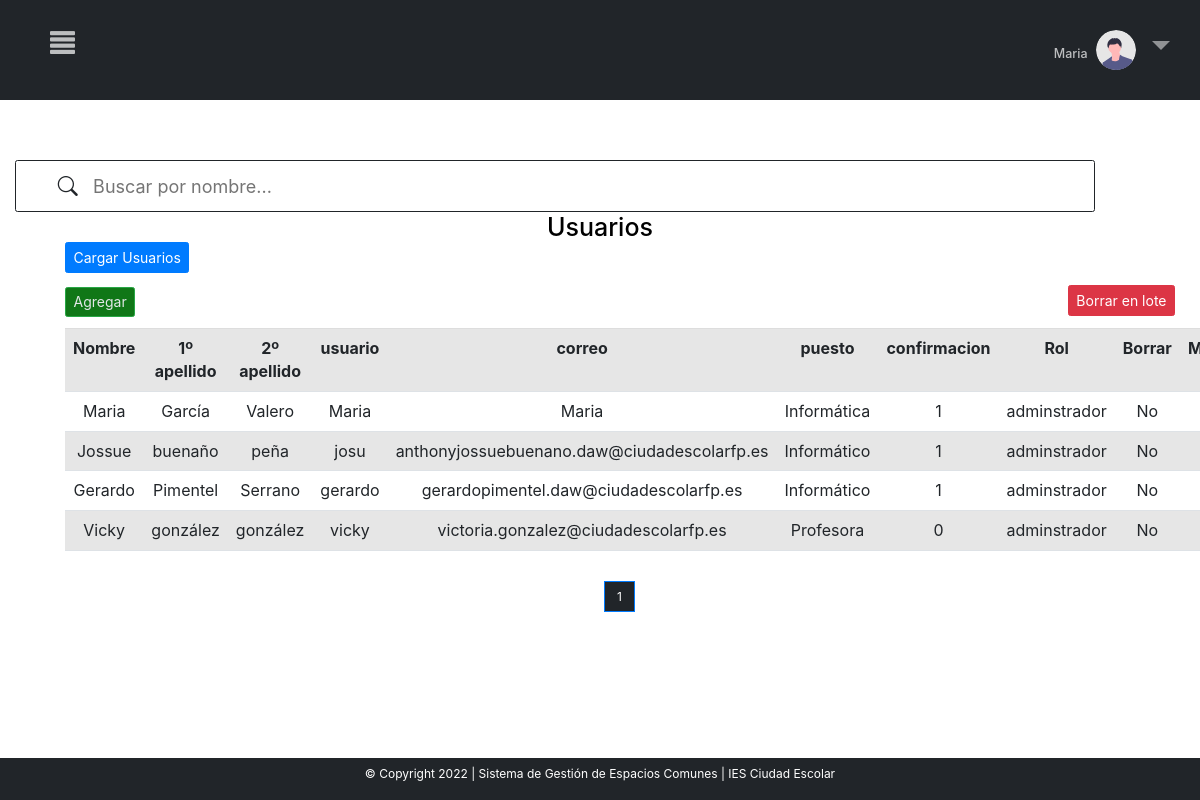
Screenshot of /MVC_proyectofinal/inicio.php?c=crudUsuarios&page=1 (signed in) with the database file from the repository.
### tables this page shows
CREATE TABLE `usuarios` (
  `id` int(11) UNSIGNED NOT NULL,
  `nombre` varchar(150) NOT NULL,
  `correo` varchar(150) NOT NULL,
  `primerApellido` varchar(50) NOT NULL,
  `segundoApellido` varchar(50) NOT NULL,
  `usuario` varchar(50) NOT NULL,
  `puesto` varchar(250) NOT NULL,
  `contra` varchar(150) NOT NULL,
  `confirmacion` tinyint(1) NOT NULL,
  `rol` int(6) UNSIGNED NOT NULL
);

CREATE TABLE `roles` (
  `id` int(6) UNSIGNED NOT NULL,
  `nombre` varchar(30) NOT NULL,
  `crud_roles` tinyint(1) NOT NULL,
  `crud_usuarios` tinyint(1) NOT NULL,
  `crud_aulas` tinyint(1) NOT NULL,
  `crud_reservas` tinyint(1) NOT NULL,
  `crud_grupos` tinyint(1) NOT NULL,
  `crud_festivos` tinyint(1) NOT NULL,
  `estadisticas` tinyint(1) NOT NULL,
  `crud_configuracion` tinyint(1) NOT NULL
);

### MVC_proyectofinal/controller/controller.php (called while the page is built, shortened)
<?php
require_once ("models/crud.php");
class Control{
    function __construct()
    {
        $this->crud=new Crud();
    }
    function crudUsuarios(){
        include_once ("views/crudUsuarios.php");
    }
}
?>

### MVC_proyectofinal/models/conexion.php (called while the page is built)
<?php
class Conexion{
    public function conexion(){
        try{
            $conexion=new PDO("mysql:host=localhost;dbname=sgec","root","");
            $conexion->setAttribute(PDO::ATTR_ERRMODE,PDO::ERRMODE_EXCEPTION);
            return $conexion;
        }
        catch(PDOException $e){
            echo $e->getMessage();
            return null;
        }
    }
}
?>

### MVC_proyectofinal/models/crud.php (called while the page is built, shortened)
<?php
include("conexion.php");
    ?>
    <?php
class Crud extends Conexion{
    private $conexion;
    function __construct()
    {
        $this->conexion=parent::conexion();
    }
    function crudUsuarios($opc,$iteams_pagina=null,$offset=null){
        if($opc==1){
            $sql="SELECT count(*) FROM usuarios";
            $consulta=$this->conexion->prepare($sql);
            $consulta->execute();
            $count=$consulta->fetch(PDO::FETCH_NUM);
            return $count;
        }
        elseif($opc==2){
            $sql="SELECT usuarios.id, usuarios.nombre as 'Nombre', usuarios.primerApellido as'1º apellido', usuarios.segundoApellido as '2º apellido', usuarios.usuario, usuarios.correo, usuarios.puesto, usuarios.confirmacion, usuarios.rol, roles.nombre as 'Rol'
            FROM usuarios
            INNER JOIN roles
            on usuarios.rol=roles.id
            ORDER BY id ASC LIMIT ".$iteams_pagina." OFFSET ".$offset."";
            $consulta=$this->conexion->prepare($sql);
            $consulta->execute();
            $consult=$consulta->fetchAll(PDO::FETCH_ASSOC);
            $keys=array_keys($consult[0]);
            return array($consult,$keys);
        }
    }
}
?>

### MVC_proyectofinal/views/crudUsuarios.php (the view, shortened to what this page needs)
<html lang="en" style="    overflow-x: hidden;">
<head>
<link rel="stylesheet" href="https://cdn.jsdelivr.net/npm/bootstrap-icons@1.8.1/font/bootstrap-icons.css">
<link rel="stylesheet" href="libs/bootstrap-5.1.3-dist/css/bootstrap.min.css">
    <link rel="stylesheet" href="libs/cssc/login&check.css">
</head>
<body style="font-size:12px !important">
<?php include "menu.php";
$count=$this->crud->crudUsuarios(1);
$iteams_pagina=6;
$total_pages=ceil($count[0]/$iteams_pagina);
$page=0;
if(isset($_GET["page"]) && !empty($_GET["page"])){
    $page=$_GET["page"];
}else{
    $page=1;
}
$offset=($page-1) * $iteams_pagina;
$result=$this->crud->crudUsuarios(2,$iteams_pagina,$offset);
?>
<div class="row" style="margin-top:5%">
<?php include "barraBusquedaUsuarios/barra.php"; ?>
                <div class="col-md-12 ">
                <h1 style="color:black; text-align:center; margin-bottom:0%; background-color:white" >Usuarios</h1>
<?php
       echo '<div class="container" style="margin-top:60px;margin:auto 50px">
       <div class="row">
                       <div class="col-md-12 ">';
                       echo "<form style='font-size:14px' action='' method='post' >
                            <input class='btn btn-primary' style='font-size:14px' type='submit' name='cargar' value='Cargar Usuarios'>
                            </form>";
        echo "<a href='?c=crudUsuarios&page=".$_GET['page']."&crear=1'><button name='crear' style='font-size:14px' class='btn btn-success'> Agregar</button></a>  ";
       echo '<div class="table-responsive-sm">
       <table class="table table-striped bg-white table-hover" style="text-align: center; margin-top:1%">';
        echo "<tr >";
        foreach($result[1] as $indice){
            if($indice=="id"||$indice=="rol"){
            }else{
                echo "<th>".$indice."</th>";
            }
        }
        echo "<th>Borrar</th>";
        echo "<th>Modificar</th>";
        echo "</tr>";
        ?>
<form style='font-size:14px' action="?c=borrarUsuarios&pag=<?php echo $_GET["page"]?>" method="post">
<input type='submit' name='borrar' value='Borrar en lote' class='btn btn-danger' style="float:right;   margin-top: -43px; font-size:14px " >
<?php
        foreach($result[0] as $indice=>$dato){
            foreach($dato as $x=>$y){
                if($x=="rol"||$x=="id"){
                }else{
                    echo "<td>".$y."</td>";
                }
            }
            ?>
            <?php if($dato["rol"]==1){?>
            <td>No</td>
            <?php  }else{?>
            <td><input type="checkbox" name="eliminar[]" value="<?php echo $dato["id"]?>">
            <a class="btn btn-danger"  href="?c=borrarUsuarios&id=<?php echo $dato["id"] ?>&pag=<?php echo $_GET["page"]?>"><i class="bi bi-trash"></i></a>
            </td>
            <?php }?>
            <td><button  title="Modificar" class="btn btn-primary" name="modificar" value="<?php echo $dato["id"] ?>"> <i class="bi bi-pencil-square"></i></button></td>
            <?php
            }
        ?>
           </table>
        </div>
        </div>
 <?php
echo "<br>";
?>
<div style="margin-bottom: 100px;
    display: flex;
    justify-content: center">
    <nav aria-label="...">
		<ul class="pagination">
            <li class="page-item active" >
				<?php for($i=0;$i<=$total_pages;$i++):
                    if($i==$_GET["page"]){
                    ?>
                    <a class="page-link" style="color: white!important;
                    background-color: #212529!important;" href="inicio.php?c=crudUsuarios&page=<?php echo $_GET['page']?>"><?php echo $i ?></a>
                    </li>
				<?php }
                endfor ?>
		</ul>
    </nav>
</div>
</body>
</html>

### MVC_proyectofinal/inicio.php
<?php
include_once("controller/controller.php");
$control=new Control();
if(!isset($_REQUEST['c'])){
    $control->home();
}else{
    $action=$_REQUEST['c'];
    call_user_func(array($control,$action));
}
?>

### MVC_proyectofinal/views/menu.php (shortened to what this page needs)
<!DOCTYPE html>
<html lang="en" style="    overflow-x: hidden;">
<head>
<link rel="stylesheet" href="https://cdn.jsdelivr.net/npm/bootstrap-icons@1.8.1/font/bootstrap-icons.css">
<link href="https://cdn.jsdelivr.net/npm/bootstrap@5.1.3/dist/css/bootstrap.min.css" rel="stylesheet">
    <link rel="stylesheet" href="libs/bootstrap-5.1.3-dist/css/bootstrap.min.css">
    <link rel="stylesheet" href="libs/css/estilos.css">
<link rel="stylesheet" href="https://maxcdn.bootstrapcdn.com/bootstrap/3.3.7/css/bootstrap.min.css">
</head>
<body style="font-size:12px !important">
<div class="nav">
<span onclick="openNav()" class="menu">
<span class="glyphicon glyphicon-align-justify"></span>
</span>
<li class="nav-item dropdown no-arrow">
        <a class="nav-link dropdown-toggle" id="userDropdown" role="button"
            data-toggle="dropdown" aria-haspopup="true" aria-expanded="false">
            <h5 style="color: rgba(255, 255, 255, 0.7); display:inline-block" ><?php echo $_SESSION['nombre'];?></h5>
            <img class="img-profile rounded-circle" style="width:40px"
                src="libs/img/undraw_profile.svg" alt="avatar">
        </a>
    </li>
</div>
   <div class="footer">
       <p>© Copyright 2022 | Sistema de Gestión de Espacios Comunes | IES Ciudad Escolar</p>
</div>
</body>
</html>

### MVC_proyectofinal/views/barraBusquedaUsuarios/barra.php (shortened to what this page needs)
<html lang="en" style="    overflow-x: hidden;">
<head>
    <link rel="stylesheet" href="libs/bootstrap-5.1.3-dist/css/bootstrap.min.css">
    <link rel="stylesheet" href="libs/css/estilos.css">
    <link rel="stylesheet" href="https://cdn.jsdelivr.net/npm/bootstrap-icons@1.3.0/font/bootstrap-icons.css">
</head>
 <link rel="stylesheet" href="https://maxcdn.bootstrapcdn.com/bootstrap/4.0.0/css/bootstrap.min.css">
<div class="col-12" style="margin-left:15px">
<div class="rounded p-3 barra" style='border: 1px solid  #212529;'>
<i class="bi bi-search" style="font-size: 20px;padding-right: 10px;margin-left:3%;"></i>
<input type="text" id="search" placeholder="Buscar por nombre..."  style="width: 80%; font-size:18px; border:none"/>
</div>
</div>

### MVC_proyectofinal/libs/css/estilos.css (style rules this page uses)
.nav { text-align: center; }
.nav>li>a { background:none !important; font-size:30px !important }
.nav-link { color:#375458 }
th { text-align: center !important; }
li.page-item.active a.page-link { background-color: #1A3C40 !important; color:#708588 !important }
.btn.btn-success { background-color: #107717; color:#E2E7E7 }
.active, .accordion:hover { background-color: #ccc; }

### MVC_proyectofinal/views/menu.php (style rules this page uses)
body { overflow-x: hidden; }
.nav { display: flex; flex-direction: row; justify-content: center; width: 100%; background-color: #212529; padding: 20px; color: rgba(255, 255, 255, 0.5); }
li.nav-item { float: right; right: 0px; top: 0px; position: absolute !important; margin: 15px; }
.menu { position: absolute; top: 30px; left: 20px; margin:0px 15px !important; color: rgba(255, 255, 255, 0.7) !important }
.footer { background-color: #212529; position:fixed; bottom:0px; left:0px; right:0px; padding:7px; text-align:center; z-index:4; color:white; margin-top: 5% !important; }
@media only screen 
        and (min-device-width: 320px) 
        and (max-device-width: 812px) { .nav { padding:50px } }
.glyphicon { position: relative; top: 0px !important; margin-left: 15px; font-size: 25px; display: inline-block; font-family: 'Glyphicons Halflings'; font-style: normal; font-weight: 400; line-height: 1; -webkit-font-smoothing: antialiased; -moz-osx-font-smoothing: grayscale; }
body { font-family: "Lato", sans-serif; }
.dropdown { position: relative; display: inline-block; }

### MVC_proyectofinal/views/barraBusquedaUsuarios/barra.php (style rules this page uses)
.active, .accordion:hover { background-color: white; }
@media screen 
        and (min-device-width: 320px) 
        and (max-device-width: 812px) 
        and (-webkit-min-device-pixel-ratio: 1) { .barra { width: 90% !important; } }

### rows the page displays
usuarios: nombre "Maria", primerApellido "García", segundoApellido "Valero", usuario "Maria", correo "Maria", puesto "Informática", confirmacion "1", rol.nombre "adminstrador", shows "No"
usuarios: nombre "Jossue", primerApellido "buenaño", segundoApellido "peña", usuario "josu", correo "anthonyjossuebuenano.daw@ciudadescolarfp.es", puesto "Informático", confirmacion "1", rol.nombre "adminstrador", shows "No"
usuarios: nombre "Gerardo", primerApellido "Pimentel", segundoApellido "Serrano", usuario "gerardo", correo "gerardopimentel.daw@ciudadescolarfp.es", puesto "Informático", confirmacion "1", rol.nombre "adminstrador", shows "No"
usuarios: nombre "Vicky", primerApellido "gonzález", segundoApellido "gonzález", usuario "vicky", correo "victoria.gonzalez@ciudadescolarfp.es", puesto "Profesora", confirmacion "0", rol.nombre "adminstrador", shows "No"

### other values shown
$_SESSION['nombre'] "Maria"
$indice "Nombre"
$indice "1º apellido"
$indice "2º apellido"
$indice "usuario"
$indice "correo"
$indice "puesto"
$indice "confirmacion"
$indice "Rol"
